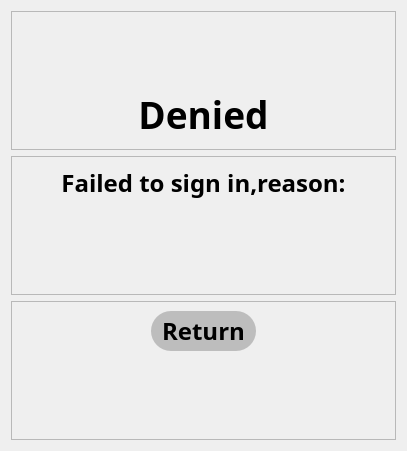
           <widget class="QWidget" name="sign_in_fa_page3">
            <layout class="QVBoxLayout" name="verticalLayout_6">
             <item>
              <layout class="QVBoxLayout" name="verticalLayout_5" stretch="1,1,1">
               <item>
                <widget class="QFrame" name="frame_8">
                 <property name="frameShape">
                  <enum>QFrame::StyledPanel</enum>
                 </property>
                 <property name="frameShadow">
                  <enum>QFrame::Raised</enum>
                 </property>
                 <layout class="QGridLayout" name="gridLayout_16">
                  <item row="0" column="0">
                   <layout class="QGridLayout" name="gridLayout_15">
                    <item row="0" column="0">
                     <widget class="QLabel" name="label_10">
                      <property name="font">
                       <font>
                        <family>Bahnschrift SemiBold</family>
                        <pointsize>28</pointsize>
                        <weight>75</weight>
                        <bold>true</bold>
                       </font>
                      </property>
                      <property name="text">
                       <string>Denied</string>
                      </property>
                      <property name="alignment">
                       <set>Qt::AlignBottom|Qt::AlignHCenter</set>
                      </property>
                     </widget>
                    </item>
                   </layout>
                  </item>
                 </layout>
                </widget>
               </item>
               <item>
                <widget class="QFrame" name="frame_7">
                 <property name="frameShape">
                  <enum>QFrame::StyledPanel</enum>
                 </property>
                 <property name="frameShadow">
                  <enum>QFrame::Raised</enum>
                 </property>
                 <layout class="QGridLayout" name="gridLayout_18">
                  <item row="0" column="0">
                   <layout class="QGridLayout" name="gridLayout_17" rowstretch="1,0" columnstretch="1,3,1">
                    <item row="0" column="1">
                     <widget class="QLabel" name="label_11">
                      <property name="font">
                       <font>
                        <family>Bahnschrift SemiBold</family>
                        <pointsize>18</pointsize>
                        <weight>75</weight>
                        <bold>true</bold>
                       </font>
                      </property>
                      <property name="text">
                       <string>Failed to sign in,reason:</string>
                      </property>
                      <property name="alignment">
                       <set>Qt::AlignHCenter|Qt::AlignTop</set>
                      </property>
                     </widget>
                    </item>
                    <item row="1" column="0">
                     <spacer name="horizontalSpacer_8">
                      <property name="orientation">
                       <enum>Qt::Horizontal</enum>
                      </property>
                      <property name="sizeHint" stdset="0">
                       <size>
                        <width>40</width>
                        <height>20</height>
                       </size>
                      </property>
                     </spacer>
                    </item>
                    <item row="1" column="2">
                     <spacer name="horizontalSpacer_9">
                      <property name="orientation">
                       <enum>Qt::Horizontal</enum>
                      </property>
                      <property name="sizeHint" stdset="0">
                       <size>
                        <width>40</width>
                        <height>20</height>
                       </size>
                      </property>
                     </spacer>
                    </item>
                    <item row="1" column="1">
                     <widget class="QTextBrowser" name="textBrowser">
                      <property name="font">
                       <font>
                        <family>Bahnschrift SemiBold</family>
                        <pointsize>18</pointsize>
                        <weight>75</weight>
                        <bold>true</bold>
                       </font>
                      </property>
                      <property name="styleSheet">
                       <string notr="true">QTextBrowser{background-color: rgb(0, 119, 237,0); border-radius:20px; color:rgb(0,0,0);}</string>
                      </property>
                     </widget>
                    </item>
                   </layout>
                  </item>
                 </layout>
                </widget>
               </item>
               <item>
                <widget class="QFrame" name="frame_5">
                 <property name="frameShape">
                  <enum>QFrame::StyledPanel</enum>
                 </property>
                 <property name="frameShadow">
                  <enum>QFrame::Raised</enum>
                 </property>
                 <layout class="QGridLayout" name="gridLayout_20">
                  <item row="0" column="0">
                   <layout class="QGridLayout" name="gridLayout_19" rowstretch="1,2" columnstretch="5,4,5">
                    <item row="0" column="2">
                     <spacer name="horizontalSpacer_11">
                      <property name="orientation">
                       <enum>Qt::Horizontal</enum>
                      </property>
                      <property name="sizeHint" stdset="0">
                       <size>
                        <width>40</width>
                        <height>20</height>
                       </size>
                      </property>
                     </spacer>
                    </item>
                    <item row="0" column="1">
                     <widget class="QPushButton" name="to_sign_in_page">
                      <property name="sizePolicy">
                       <sizepolicy hsizetype="Minimum" vsizetype="Expanding">
                        <horstretch>0</horstretch>
                        <verstretch>0</verstretch>
                       </sizepolicy>
                      </property>
                      <property name="font">
                       <font>
                        <family>Bahnschrift SemiBold</family>
                        <pointsize>18</pointsize>
                        <weight>75</weight>
                        <bold>true</bold>
                       </font>
                      </property>
                      <property name="styleSheet">
                       <string notr="true">QPushButton{background-color: rgb(189,189,189); border-radius:20px; color:rgb(0,0,0);}</string>
                      </property>
                      <property name="text">
                       <string>Return</string>
                      </property>
                     </widget>
                    </item>
                    <item row="0" column="0">
                     <spacer name="horizontalSpacer_10">
                      <property name="orientation">
                       <enum>Qt::Horizontal</enum>
                      </property>
                      <property name="sizeHint" stdset="0">
                       <size>
                        <width>40</width>
                        <height>20</height>
                       </size>
                      </property>
                     </spacer>
                    </item>
                    <item row="1" column="1">
                     <spacer name="verticalSpacer_6">
                      <property name="orientation">
                       <enum>Qt::Vertical</enum>
                      </property>
                      <property name="sizeHint" stdset="0">
                       <size>
                        <width>20</width>
                        <height>40</height>
                       </size>
                      </property>
                     </spacer>
                    </item>
                   </layout>
                  </item>
                 </layout>
                </widget>
               </item>
              </layout>
             </item>
            </layout>
           </widget>
